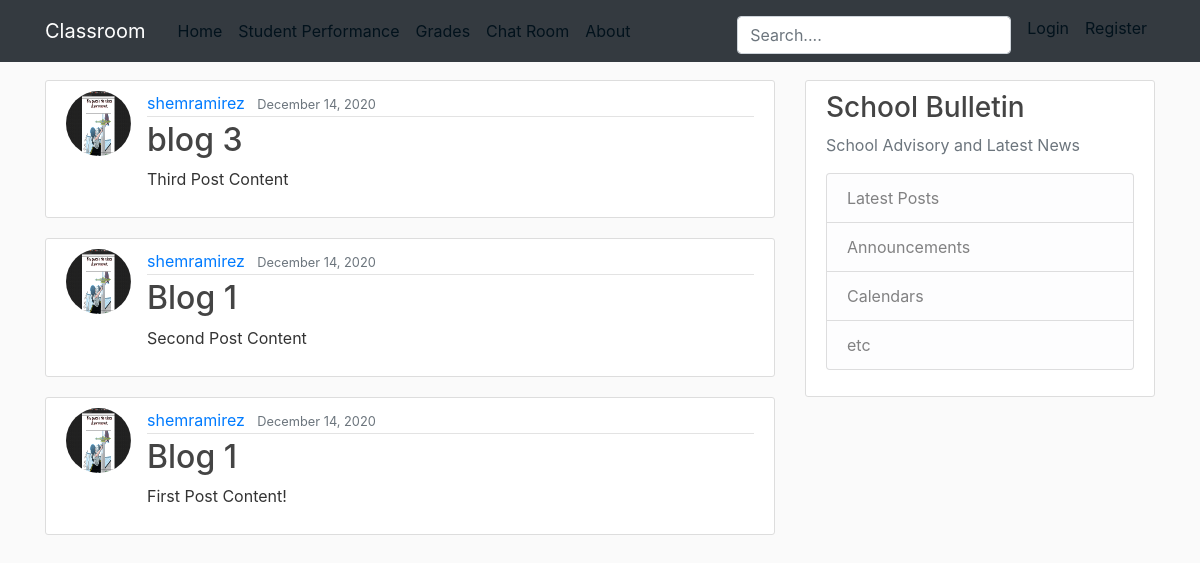
Before: / with the older database file.
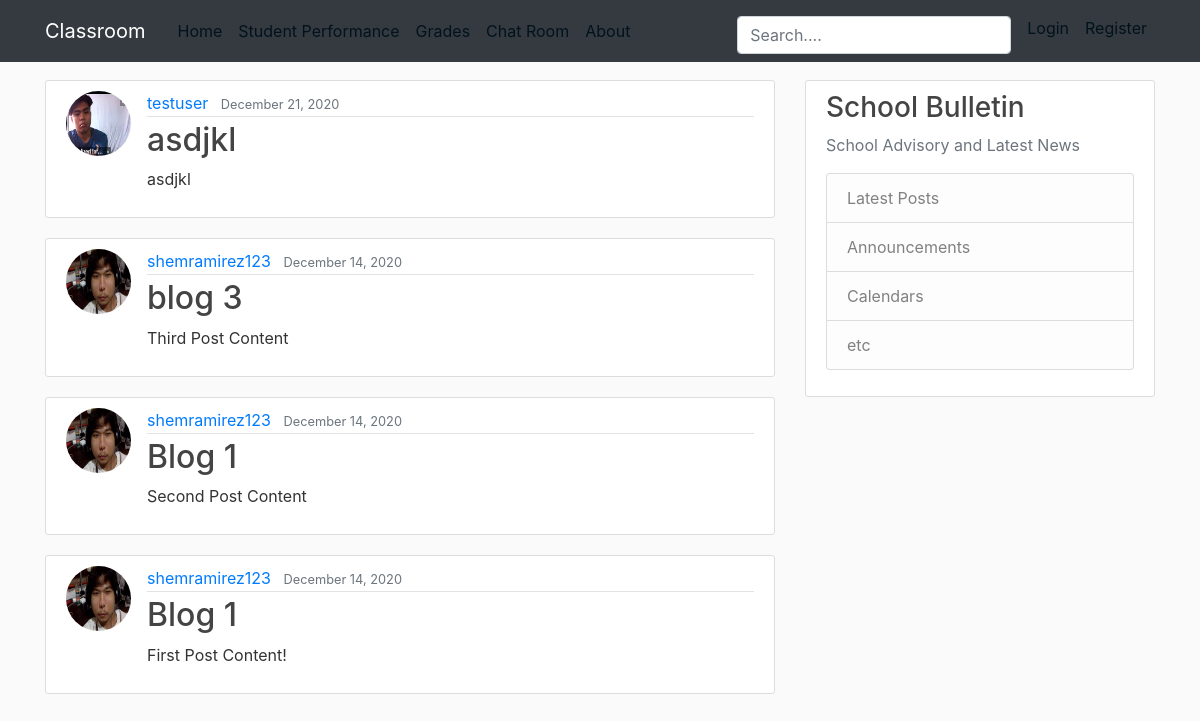
After: the same page with the newer database file.
### blog/models.py (models this page shows, shortened)
class Post(models.Model):
    title = models.CharField(max_length=100)
    content = models.TextField()
    date_posted = models.DateTimeField(default=timezone.now)
    author = models.ForeignKey(User, on_delete=models.CASCADE)

### users/models.py (models this page shows, shortened)
class Profile(models.Model):
    user = models.OneToOneField(User, on_delete=models.CASCADE)
    image = models.ImageField(default='default.jpg', upload_to='profile_pics')

### blog/views.py (the view)
# urls.py: path('', PostListView.as_view(),name='blog-home'),
class PostListView(ListView):
    model = Post
    template_name = 'blog/home.html'
    context_object_name = 'posts'
    ordering = ['-date_posted']

### blog/templates/blog/home.html
{% extends "blog/base.html"%}
{% block content %}
    {% for post in posts %}
        <article class="media content-section">
          <image class="rounded-circle article-img" src="{{ post.author.profile.image.url }}">
            <div class="media-body">
                <div class="article-metadata">
                <a class="mr-2" href="#">{{ post.author }}</a>
                <small class="text-muted">{{ post.date_posted|date:"F d, Y" }}</small>
                </div>
                <h2><a class="article-title" href="{% url 'post-detail' post.id%}">{{ post.title }}</a></h2>
                <p class="article-content">{{ post.content }}</p>
            </div>
        </article>
    {% endfor %}
{% endblock content%}

### blog/templates/blog/base.html (shortened to what this page needs)
{% load static %}
<!DOCTYPE html>
<html lang="en">
<head>
    <link rel="stylesheet" href="https://maxcdn.bootstrapcdn.com/bootstrap/4.0.0/css/bootstrap.min.css">
    <link rel="stylesheet" type="text/css" href="{% static 'blog/main.css' %}">
</head>
<body>
    <header class="site-header">
    <nav class="navbar navbar-expand-md navbar-dark bg-dark fixed-top">
        <div class="container">
        <a class="navbar-brand mr-4" href="{% url 'blog-home' %}">Classroom</a>
        <div class="collapse navbar-collapse" id="navbarToggle">
            <div class="navbar-nav mr-auto">
            <a class="nav-item nav-link" href="{% url 'blog-home' %}">Home</a>
            <a class="nav-item nav-link" href="{% url 'blog-performance' %}">Student Performance</a>
            <a class="nav-item nav-link" href="{% url 'blog-grades' %}">Grades</a>
            <a class="nav-item nav-link" href="{% url 'blog-chat' %}">Chat Room</a>
            <a class="nav-item nav-link" href="{% url 'blog-about' %}">About</a>
            </div>
            <div class="navbar-nav">
            <div class="search-bar mt-sm-2 mr-2">
                <form method="GET">
                    <input type='text', class="form-control" name="q", id="id_q" placeholder="Search...."></input>
                </form>
            </div>
            {% if user.is_authenticated %}
                <a class="nav-item nav-link" href="{% url 'profile' %}">Profile</a>
                <a class="nav-item nav-link" href="{% url 'logout' %}">Logout</a>
            {% else %}
                <a class="nav-item nav-link" href="{% url 'login' %}">Login</a>
                <a class="nav-item nav-link" href="{% url 'register' %}">Register</a>
            {% endif %}
            </div>
        </div>
        </div>
    </nav>
    </header>
    <main role="main" class="container">
        <div class="row">
            <div class="col-md-8">
            {% block content %}{% endblock %}
            </div>
            <div class="col-md-4">
            <div class="content-section">
                <h3>School Bulletin</h3>
                <p class='text-muted'>School Advisory and Latest News
                <ul class="list-group">
                    <li class="list-group-item list-group-item-light">Latest Posts</li>
                    <li class="list-group-item list-group-item-light">Announcements</li>
                    <li class="list-group-item list-group-item-light">Calendars</li>
                    <li class="list-group-item list-group-item-light">etc</li>
                </ul>
                </p>
            </div>
            </div>
        </div>
    </main>
</body>
</html>

### blog/static/blog/main.css (style rules this page uses)
body { background: #fafafa; color: #333333; margin-top: 5rem; }
h1, h2, h3, h4, h5, h6 { color: #444444; }
ul { margin: 0; }
.site-header .navbar-nav .nav-link { color: #02121c; }
.content-section { background: #ffffff; padding: 10px 20px; border: 1px solid #dddddd; border-radius: 3px; margin-bottom: 20px; }
.article-title { color: #444444; }
.article-content { white-space: pre-line; }
.article-img { height: 65px; width: 65px; margin-right: 16px; }
.article-metadata { padding-bottom: 1px; margin-bottom: 4px; border-bottom: 1px solid #e3e3e3 }
form { width: 100%; }

Changed rows visible on the page:
added Post: author.profile.image (placeholder picture), author "testuser", date_posted "December 21, 2020", title "asdjkl", content "asdjkl"
changed through a linked row, Post "blog 3": author.profile.image: a different picture; author "shemramirez" → "shemramirez123"
changed through a linked row, Post "Second Post Content": author.profile.image: a different picture; author "shemramirez" → "shemramirez123"
changed through a linked row, Post "First Post Content!": author.profile.image: a different picture; author "shemramirez" → "shemramirez123"
